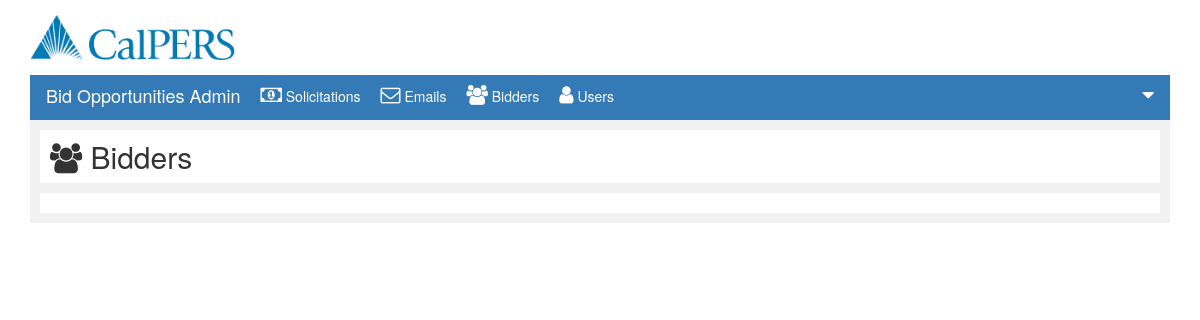
The app's page /bidder.php?listType=Bidders, older data.
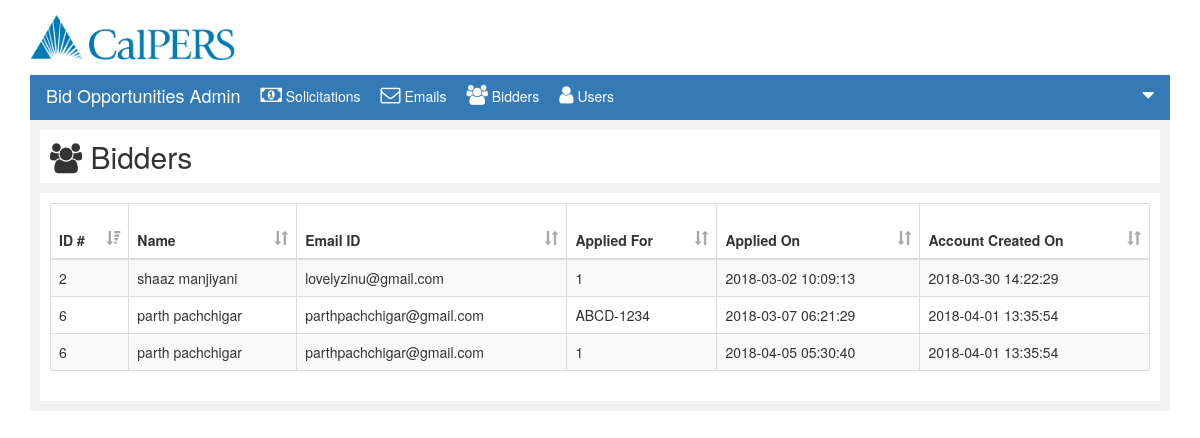
The same page, newer data.
### tables this page shows
CREATE TABLE IF NOT EXISTS `person` (
  `pid` int(11) NOT NULL AUTO_INCREMENT,
  `f_name` varchar(25) NOT NULL,
  `m_init` varchar(1) NOT NULL,
  `l_name` varchar(25) NOT NULL,
  `email` varchar(50) NOT NULL,
  `address` varchar(200) DEFAULT NULL,
  `city` varchar(25) DEFAULT NULL,
  `state` varchar(2) DEFAULT NULL,
  `zip` bigint(6) DEFAULT NULL,
  `phone` bigint(10) DEFAULT NULL,
  `fax` bigint(10) DEFAULT NULL,
  `ssn` int(10) NOT NULL,
  `password` varchar(100) NOT NULL,
  `rid` int(11) NOT NULL,
  `creationDate` datetime NOT NULL DEFAULT CURRENT_TIMESTAMP,
  `subscription_Date` datetime DEFAULT CURRENT_TIMESTAMP,
  `subscription_flag` int(1) DEFAULT '1',
  PRIMARY KEY (`pid`)
);

CREATE TABLE IF NOT EXISTS `bid_transactions` (
  `id` int(11) NOT NULL AUTO_INCREMENT,
  `bid_id` varchar(9) NOT NULL,
  `bidder_id` int(11) NOT NULL,
  `Date_submtd` datetime NOT NULL DEFAULT CURRENT_TIMESTAMP,
  `DT_Modified` datetime NOT NULL DEFAULT CURRENT_TIMESTAMP,
  `Eval_Status` varchar(50) NOT NULL DEFAULT 'Submitted',
  `Bid_Amount` int(11) NOT NULL DEFAULT '0',
  `Score` int(11) NOT NULL DEFAULT '0',
  `comments` varchar(250) NOT NULL,
  `Bidder_Status` varchar(50) NOT NULL DEFAULT 'Under Review',
  `ModifiedBy` varchar(50) DEFAULT NULL,
  PRIMARY KEY (`id`)
);

### submit.php (the view, shortened to what this page needs)
<?php
function bidderList(){
	$conn = mysqli_connect($GLOBALS['servername'], $GLOBALS['username'], $GLOBALS['password'], $GLOBALS['dbname']);
	if (!$conn) {
		die("Connection failed: " . mysqli_connect_error());
	}else{
		$sql="SELECT * FROM person p
		INNER JOIN bid_transactions bt ON p.pid = bt.bidder_id AND p.rid=2";
		$res= mysqli_query($conn,$sql);
		if(mysqli_num_rows($res)>0){
			$msg="<table id='currentstable' class='table table-striped table-bordered datatable'>
			<thead>
			<tr>
			<th onclick='sortTable(0)'> ID # <span class='glyphicon glyphicon-sort-by-attributes-alt'></span></th>
			<th onclick='sortTable(1)'> Name <span class='glyphicon glyphicon-sort'></span></th>
			<th onclick='sortTable(2)'> Email ID <span class='glyphicon glyphicon-sort'></span></th>
			<th onclick='sortTable(3)'> Applied For <span class='glyphicon glyphicon-sort'></span></th>
			<th onclick='sortTable(4)'> Applied On <span class='glyphicon glyphicon-sort'></span></th>
			<th onclick='sortTable(5)'> Account Created On <span class='glyphicon glyphicon-sort'></span></th>
			</tr>
			</thead>";
			while($row=mysqli_fetch_assoc($res)){
				$msg=$msg."<tr>
				<td>".$row["pid"]."</td>
				<td>".$row["f_name"]." ".$row["l_name"]."</td>
				<td>".$row["email"]."</td>
				<td>".$row["bid_id"]."</td>
				<td>".$row["Date_submtd"]."</td>
				<td>".$row["creationDate"]."</td>
				</tr>";
			}
			$msg=$msg."</table>";
			echo $msg;
		}
	}
}
?>

### bidder.php (shortened to what this page needs)
<!DOCTYPE html>
<html lang="en">
<head>
	<link rel="stylesheet" href="https://maxcdn.bootstrapcdn.com/bootstrap/3.3.7/css/bootstrap.min.css">
	<link rel="stylesheet" href="css/custom.css">
	<link rel="stylesheet" href="font-awesome-4.7.0/css/font-awesome.min.css">
	<link rel="stylesheet" type="text/css" href="https://cdn.datatables.net/v/dt/dt-1.10.16/datatables.min.css"/>
</head>
<body>
	<?php require_once('submit.php'); ?>
	<div id="wrapper" class="container">
		<div class="container-fluid" id="header">
			<img src="download.png" height="45">
		</div>
		<div class="container-fluid" id="heading">
			<nav class="navbar navbar-expand-lg navbar-light bg-light">
				<div class="collapse navbar-collapse" id="navbarSupportedContent">
					<ul class="navbar-nav mr-auto">
						<li class="nav-item active">
							<a class="nav-link" href="#"><h4>Bid Opportunities Admin</h4></a>
						</li>
						<li class="nav-item active">
							<a class="nav-link" href="solicitations.php"><i class="fa fa-money" aria-hidden="true"></i>	Solicitations</a>
						</li>
						<li class="nav-item">
							<a class="nav-link" href="email.php"><i class="fa fa-envelope-o" aria-hidden="true"></i> Emails</a>
						</li>
						<li class="nav-item">
							<a class="nav-link" href="bidder.php?listType=Bidders"><i class="fa fa-users" aria-hidden="true"></i> Bidders</a>
						</li>
						<li class="nav-item">
							<a class="nav-link" href="bidder.php?listType=Users"><i class="fa fa-user" aria-hidden="true"></i> Users</a>
						</li>
					</ul>
					<ul style="float: right;">
						<li class="nav-item dropdown" >
							<a class="nav-link dropdown-toggle" href="#" id="navbarDropdown" role="button" data-toggle="dropdown" aria-haspopup="true" aria-expanded="false">
								<?php echo $_SESSION["username"]; ?> <i class="fa fa-caret-down" aria-hidden="true"></i>
							</a>
						</li>
					</ul>
				</div>
			</nav>
		</div>
		<div class="container-fluid" id="solicitation">
			<div class="container-fluid" id="solicitation-header">
				<h2>
					<?php
					if(isset($_GET['listType'])){
						if($_GET['listType']=='Bidders'){
							echo "<i class='fa fa-users' aria-hidden='true'></i>	Bidders";
						}else if($_GET['listType']=='Users'){
							echo "<i class='fa fa-user' aria-hidden='true'></i>		Users";
						}
					}
					?>
				</h2>
			</div>
			<div class="container-fluid" id="solicitation-content">
				<?php
				if(isset($_GET['listType'])){
					if($_GET['listType']=='Bidders'){
						bidderList();
					}else if($_GET['listType']=='Users'){
						userList();
					}
				}
				?>
			</div>
		</div>
	</div>
</body>
</html>

Row changes from the older to the newer data that the page shows:
now on this page (row edited): person: pid "2", f_name "shaaz", l_name "manjiyani", email "lovelyzinu@gmail.com", creationDate "2018-03-30 14:22:29"
added bid_transactions: bid "1", Date_submtd "2018-03-02 10:09:13"
now on this page (row edited): person: pid "6 6", f_name "parth parth", l_name "pachchigar pachchigar", email "parthpachchigar@gmail.com parthpachchigar@gmail.com", creationDate "2018-04-01 13:35:54 2018-04-01 13:35:54"
added bid_transactions: bid "ABCD-1234", Date_submtd "2018-03-07 06:21:29"
added bid_transactions: bid "1", Date_submtd "2018-04-05 05:30:40"
Text that changed along with them:
text now shown: "ID # Name Email ID Applied For Applied On Account Created On"
